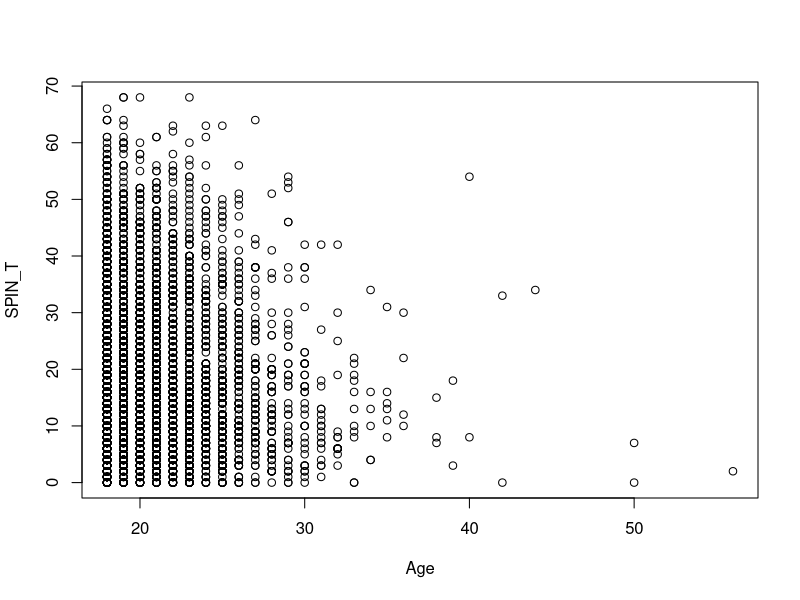
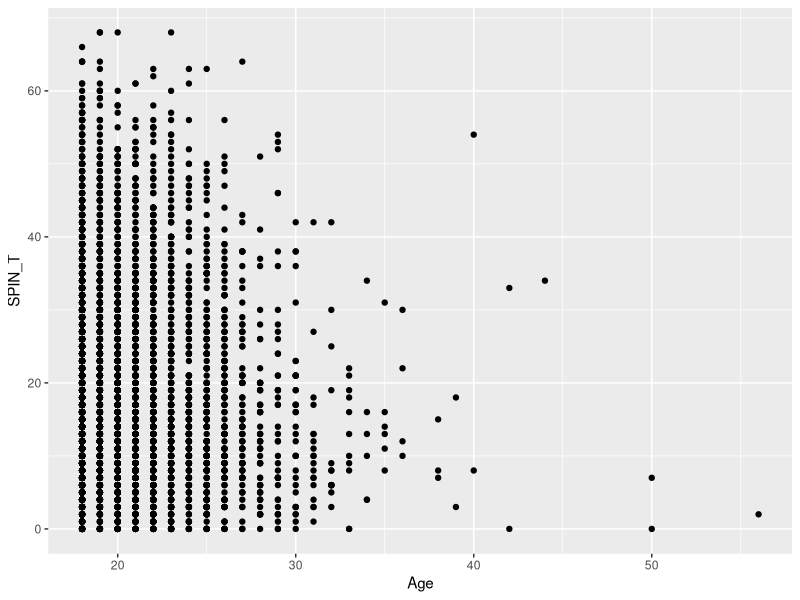
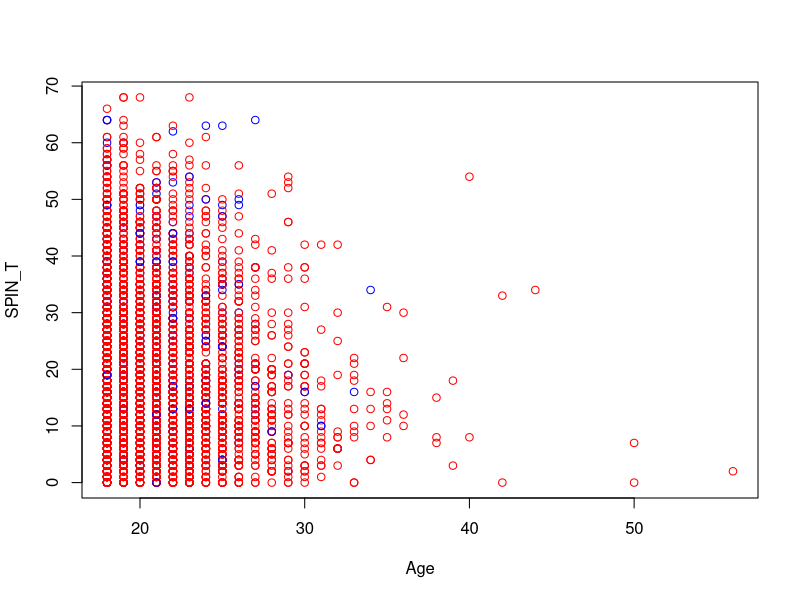
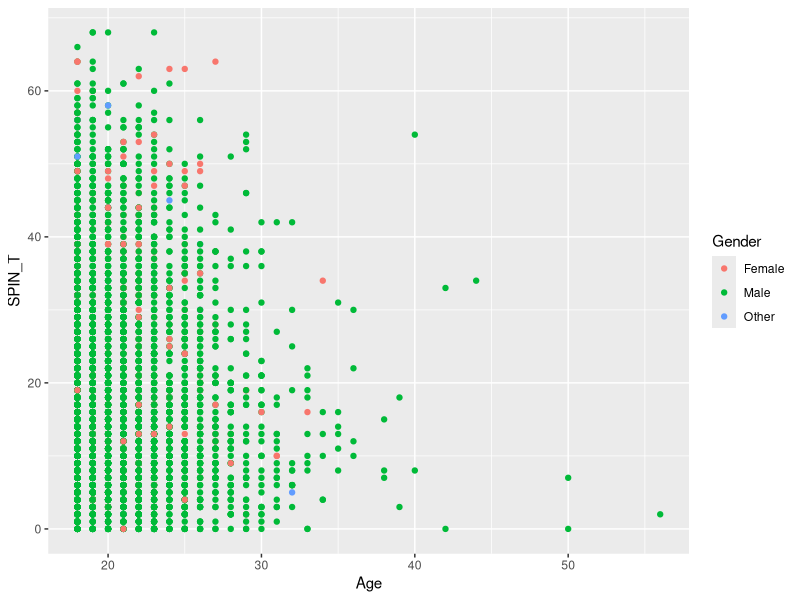
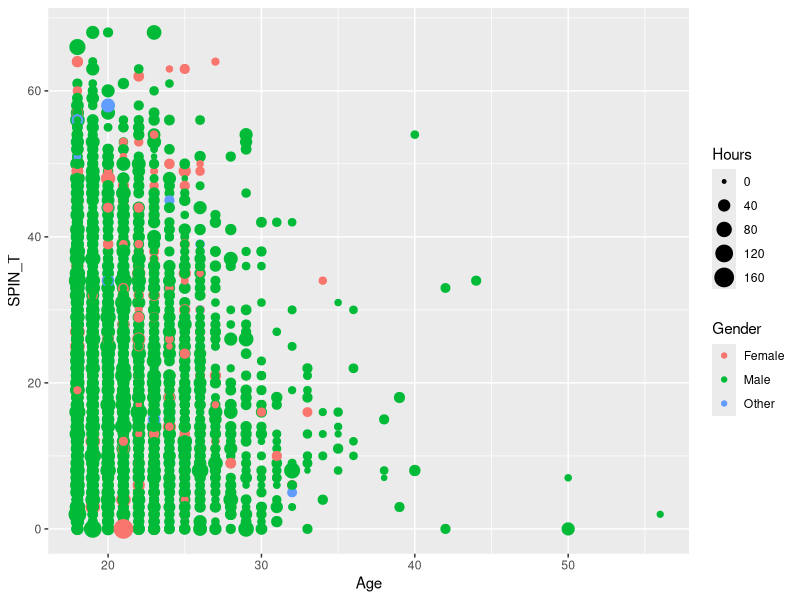
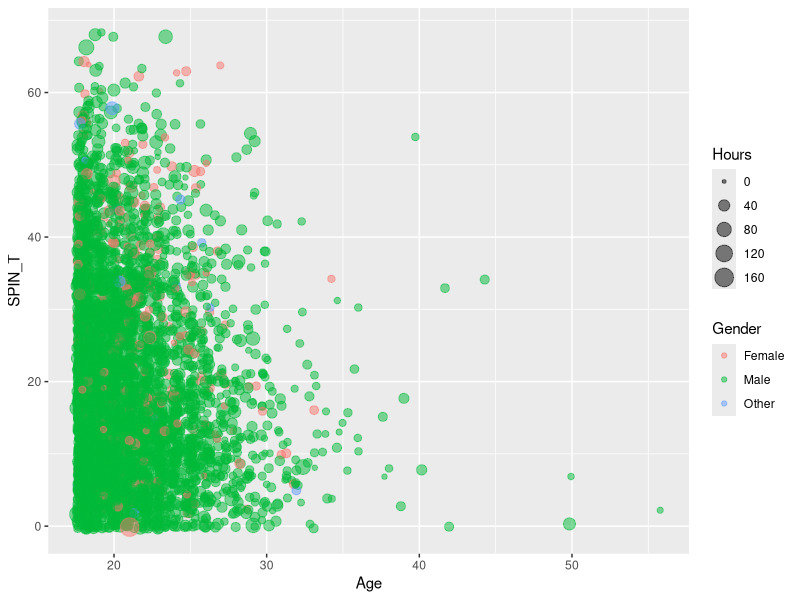
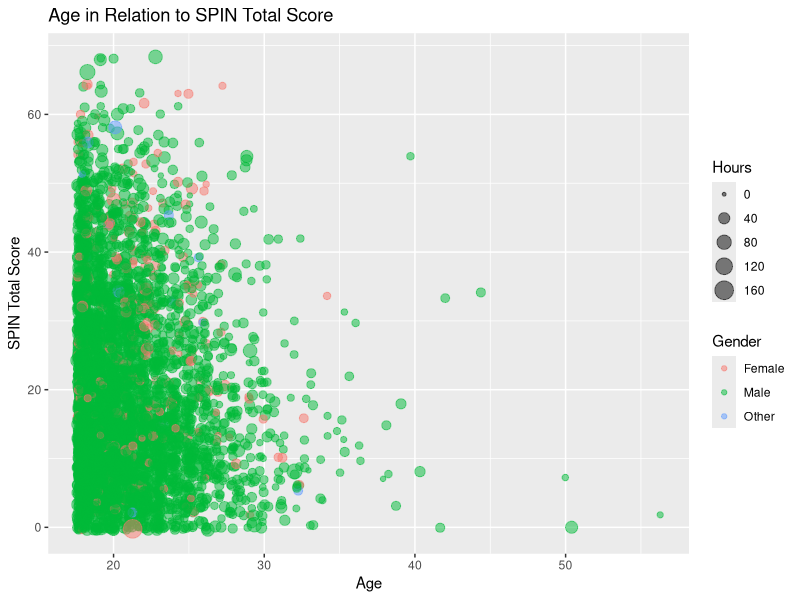
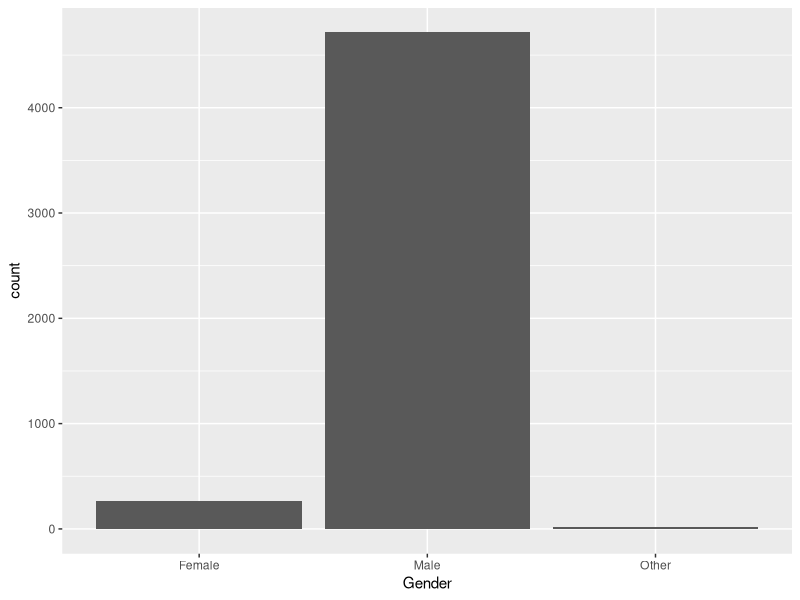

These charts were generated, in order, by the following R code:
## ---- chunk 1
library(rmarkdown)
library(tidyverse)
gamingdata_samp <- read.csv("../data/gamingdata_samp.csv")
## ---- chunk 2

  library(tidyverse)
  library(RColorBrewer)

  options(scipen = 999)

## ---- chunk 3

## Plotting with plot()
  plot(data = gamingdata_samp,
       SPIN_T ~ Age)

## Plotting with ggplot()

  ggplot(data = gamingdata_samp,
         mapping = aes(x = Age,
                       y = SPIN_T)) +
  geom_point()

## ---- chunk 4

  gamingdata_samp$Gender <- as.factor(gamingdata_samp$Gender)

  plot(data = gamingdata_samp,
       SPIN_T ~ Age, col = c("blue", "red")[Gender])


  ggplot(data = gamingdata_samp,
         mapping = aes(x = Age,
                       y = SPIN_T,
                       colour = Gender)) +
  geom_point()

## ---- chunk 5

  ggplot(data = gamingdata_samp,
         mapping = aes(x = Age,
                       y = SPIN_T,
                       colour = Gender,
                       size = Hours)) + 
  geom_point()

## ---- chunk 6

  ggplot(data = gamingdata_samp,
         mapping = aes(x = Age,
                       y = SPIN_T,
                       colour = Gender,
                       size = Hours)) + 
  geom_jitter(alpha = 0.5)

## ---- chunk 7

  ggplot(data = gamingdata_samp,
         mapping = aes(x = Age,
                       y = SPIN_T,
                       colour = Gender,
                       size = Hours)) + 
  geom_jitter(alpha = 0.5) + 
  labs(x = "Age", y = "SPIN Total Score", 
       title = "Age in Relation to SPIN Total Score")

## ---- chunk 8

  ggplot(data = gamingdata_samp,
         mapping = aes(x = Gender)) + 
  geom_bar()

## ---- chunk 9

  ggplot(data = gamingdata_samp,
         mapping = aes(x = Gender, y = Hours)) + 
  geom_bar(stat = "summary")

## ---- chunk 10

  gamingdata_samp$Platform <- as.factor(gamingdata_samp$Platform)

  ggplot(data = gamingdata_samp,
         mapping = aes(x = Gender, fill = Platform)) + 
  geom_bar()

## ---- chunk 11

  gamingdata_samp$Platform <- as.factor(gamingdata_samp$Platform)

  ggplot(data = gamingdata_samp,
         mapping = aes(x = Gender, fill = Platform)) + 
  geom_bar() + 
  ylim(0, 5000)

## ---- chunk 12

ggplot(data = gamingdata_samp, 
       mapping = aes(x = Age, y = Hours,
                     colour = Platform, shape = Work)) + 
  geom_point(alpha = 0.5) + 
  labs(x = "Age", y = "Hours Played") + 
  lims(x = c(18, 60), y = c(0, 200)) + 
  theme_minimal()

## ---- chunk 13

  ggplot(data = gamingdata_samp) + 
  geom_jitter(alpha = 0.5,
         mapping = aes(x = Age,
                       y = SPIN_T,
                       colour = Gender,
                       size = Hours)) + 
  geom_jitter(alpha = 0.5,
         mapping = aes(x = Age,
                       y = GAD_T,
                       colour = Gender,
                       size = Hours)) + 
  labs(x = "Age", y = "SPIN Total Score", 
       title = "Age in Relation to SPIN Total Score")


## ---- chunk 14

  ggplot(data = gamingdata_samp) + 
  geom_jitter(alpha = 0.5,
         mapping = aes(x = Age,
                       y = SPIN_T,
                       colour = "red",
                       size = Hours, 
                       shape = Gender)) + 
  geom_jitter(alpha = 0.5,
         mapping = aes(x = Age,
                       y = GAD_T,
                       colour = "blue",
                       size = Hours, 
                       shape = Gender)) + 
  labs(x = "Age", y = "SPIN Total Score", 
       title = "Age in Relation to SPIN Total Score")


## ---- chunk 15

  ggplot(data = gamingdata_samp) + 
  geom_jitter(alpha = 0.5,
         mapping = aes(x = Age,
                       y = SPIN_T,
                       size = Hours, 
                       shape = Gender),
                       colour = "red") + 
  geom_jitter(alpha = 0.5,
         mapping = aes(x = Age,
                       y = GAD_T,
                       size = Hours, 
                       shape = Gender),
                       colour = "blue") + 
  labs(x = "Age", y = "SPIN Total Score", 
       title = "Age in Relation to SPIN Total Score")


## ---- chunk 16

 ggplot(data = gamingdata_samp) + 
  geom_jitter(alpha = 0.5,
         mapping = aes(x = Age,
                       y = SPIN_T,
                       size = Hours, 
                       shape = Gender,
                       colour = "red")) + 
  geom_jitter(alpha = 0.5,
         mapping = aes(x = Age,
                       y = GAD_T,
                       size = Hours, 
                       shape = Gender,
                       colour = "blue")) +
  labs(x = "Age", y = "Total Anxiety Measure Score", 
       title = "Age in Relation to SPIN Total Score") + 
  scale_colour_identity(name = "Anxiety Measure", 
                        breaks = c("red", "blue"), 
                        labels = c("SPIN", "GAD"),
                        guide = "legend")


## ---- chunk 17

 ggplot(data = gamingdata_samp) + 
  geom_jitter(alpha = 0.5,
         mapping = aes(x = Age,
                       y = SPIN_T, 
                       shape = Gender,
                       colour = Hours)) + 
  labs(x = "Age", y = "Total Anxiety Measure Score", 
       title = "Age in Relation to SPIN Total Score")


## ---- chunk 18

 ggplot(data = gamingdata_samp) + 
  geom_jitter(alpha = 0.5,
         mapping = aes(x = Age,
                       y = SPIN_T, 
                       shape = Gender,
                       colour = Hours)) + 
  labs(x = "Age", y = "Total Anxiety Measure Score", 
       title = "Age in Relation to SPIN Total Score") + 
  scale_colour_gradient(low = "Yellow", high = "Red",
                        breaks = c(0, 50, 100, 150))


## ---- chunk 19

 ggplot(data = gamingdata_samp) + 
  geom_jitter(alpha = 0.5,
         mapping = aes(x = Age,
                       y = SPIN_T,
                       size = Hours, 
                       shape = Gender,
                       colour = "red")) + 
  geom_jitter(alpha = 0.5,
         mapping = aes(x = Age,
                       y = GAD_T,
                       size = Hours, 
                       shape = Gender,
                       colour = "blue")) +
  labs(x = "Age", y = "Total Anxiety Measure Score", 
       title = "Age in Relation to SPIN Total Score") + 
  scale_colour_identity(name = "Anxiety Measure", 
                        breaks = c("red", "blue"), 
                        labels = c("SPIN", "GAD"),
                        guide = "legend") + 
  facet_grid(.~ Gender)


## ---- chunk 20

 ggplot(data = gamingdata_samp) + 
  geom_jitter(alpha = 0.5,
         mapping = aes(x = Age,
                       y = SPIN_T,
                       size = Hours, 
                       shape = Gender,
                       colour = "red")) + 
  geom_jitter(alpha = 0.5,
         mapping = aes(x = Age,
                       y = GAD_T,
                       size = Hours, 
                       shape = Gender,
                       colour = "blue")) +
  labs(x = "Age", y = "Total Anxiety Measure Score", 
       title = "Age in Relation to SPIN Total Score") + 
  scale_colour_identity(name = "Anxiety Measure", 
                        breaks = c("red", "blue"), 
                        labels = c("SPIN", "GAD"),
                        guide = "legend") + 
  facet_grid(.~ Platform)
